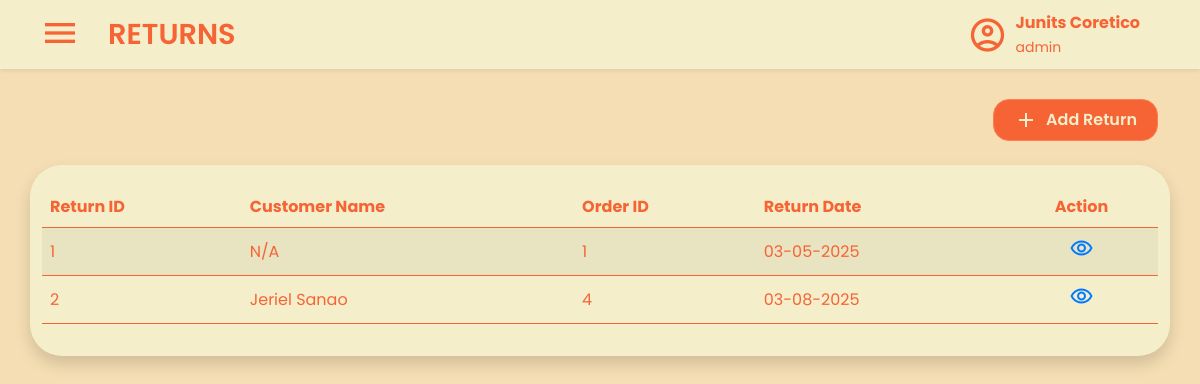
Page /views/returns.php (signed in) on the earlier database version.
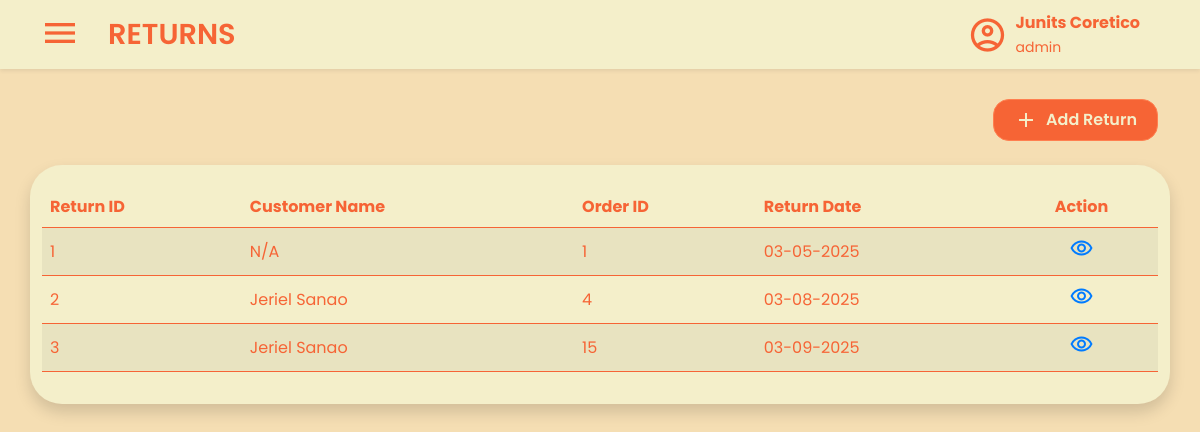
Same page on the later database version.
### tables this page shows
CREATE TABLE `returns` (
  `ReturnID` int(11) NOT NULL,
  `CustomerID` int(11) DEFAULT NULL,
  `OrderID` int(11) DEFAULT NULL,
  `ReturnDate` datetime NOT NULL,
  `Reason` text DEFAULT NULL,
  `Created_At` datetime NOT NULL DEFAULT current_timestamp(),
  `Created_By` int(11) NOT NULL,
  `Updated_At` datetime NOT NULL DEFAULT current_timestamp() ON UPDATE current_timestamp(),
  `Updated_By` int(11) NOT NULL
);

CREATE TABLE `customers` (
  `CustomerID` int(11) NOT NULL,
  `Name` varchar(50) DEFAULT NULL,
  `Address` text DEFAULT NULL,
  `PhoneNumber` varchar(255) DEFAULT NULL,
  `Created_At` datetime NOT NULL DEFAULT current_timestamp(),
  `Created_By` int(11) NOT NULL,
  `Updated_At` datetime NOT NULL DEFAULT current_timestamp() ON UPDATE current_timestamp(),
  `Updated_By` int(11) NOT NULL
);

### views/returns.php (the view, shortened to what this page needs)
<?php
include '../database/database.php';
$stmt = $conn->prepare("
    SELECT r.ReturnID, c.Name AS CustomerName, c.Address, c.PhoneNumber, r.OrderID, r.ReturnDate, r.Reason
    FROM returns r
    LEFT JOIN customers c ON r.CustomerID = c.CustomerID
");
$stmt->execute();
$returns = $stmt->get_result();
?>
<!DOCTYPE html>
<html lang="en">
<head>
  <link rel="stylesheet" href="../statics/css/bootstrap.min.css" />
  <link rel="stylesheet" href="../statics/products-style.css" />
  <link rel="stylesheet" href="../statics/style.css" />
</head>
<body class="main">
  <nav class="navbar bg-body-tertiary fixed-top shadow-sm">
    <div class="container-fluid">
      <div class="d-flex align-items-center">
        <button class="navbar-toggler mx-3 border-0 shadow-none" type="button" data-bs-toggle="offcanvas" data-bs-target="#offcanvasNavbar" aria-controls="offcanvasNavbar" aria-label="Toggle navigation">
          <span class="material-icons-outlined navbar-icon">menu</span>
        </button>
        <a class="navbar-brand fw-semibold" href="returns.php">RETURNS</a>
      </div>
      <div class="d-flex align-items-center me-5 ms-auto">
        <span class="material-icons-outlined me-2 fs-1">account_circle</span>
        <div>
          <p class="fw-bold mb-0"><?php echo htmlspecialchars($_SESSION['first_name'] . ' ' . $_SESSION['last_name']); ?></p>
          <small class="mt-0"><?php echo htmlspecialchars($_SESSION['role']); ?></small>
        </div>
      </div>
    </div>
  </nav>
  <div class="container mt-4 pt5">
    <div class="row align-items-center justify-content-end">
      <div class="col-md-auto d-flex gap-2">
        <button type="button" class="btn btn-primary add-product-button d-flex align-items-center gap-2 py-2 rounded-4" data-bs-toggle="modal" data-bs-target="#staticBackdrop">
          <span class="material-icons-outlined">add</span>
          <span>Add Return</span>
        </button>
      </div>
      <div class="container-fluid mt-4 rounded-5 shadow">
        <div class="table-responsive mb-3">
          <table class="table table-striped rounded-3">
            <thead>
              <tr>
                <th>Return ID</th>
                <th>Customer Name</th>
                <th>Order ID</th>
                <th>Return Date</th>
                <th class="text-center">Action</th>
              </tr>
            </thead>
            <tbody>
              <?php while ($row = $returns->fetch_assoc()): ?>
                <tr>
                  <td class="align-middle"><?php echo htmlspecialchars($row['ReturnID']); ?></td>
                  <td class="align-middle"><?php echo htmlspecialchars($row['CustomerName'] ?? 'N/A'); ?></td>
                  <td class="align-middle"><?php echo htmlspecialchars($row['OrderID'] ?? 'N/A'); ?></td>
                  <td class="align-middle"><?php echo htmlspecialchars(date('m-d-Y', strtotime($row['ReturnDate']))); ?></td>
                  <td class="align-middle text-center">
                    <span class="material-icons-outlined clickable-icon"
                      data-bs-toggle="modal" data-bs-target="#viewReturnModal"
                      data-return-id="<?php echo $row['ReturnID']; ?>"
                      data-customer-name="<?php echo htmlspecialchars($row['CustomerName'] ?? 'N/A'); ?>"
                      data-address="<?php echo htmlspecialchars($row['Address'] ?? 'N/A'); ?>"
                      data-phone-number="<?php echo htmlspecialchars($row['PhoneNumber'] ?? 'N/A'); ?>"
                      data-order-id="<?php echo htmlspecialchars($row['OrderID'] ?? 'N/A'); ?>"
                      data-return-date="<?php echo htmlspecialchars(date('Y-m-d', strtotime($row['ReturnDate']))); ?>"
                      data-reason="<?php echo htmlspecialchars($row['Reason'] ?? 'N/A'); ?>">
                    </span>
                  </td>
                </tr>
              <?php endwhile; ?>
            </tbody>
          </table>
        </div>
      </div>
    </div>
  </div>
</body>
</html>

Differences in the rows shown:
added returns: ReturnID "3", CustomerID.Name "Jeriel Sanao", OrderID "15", ReturnDate "03-09-2025"
